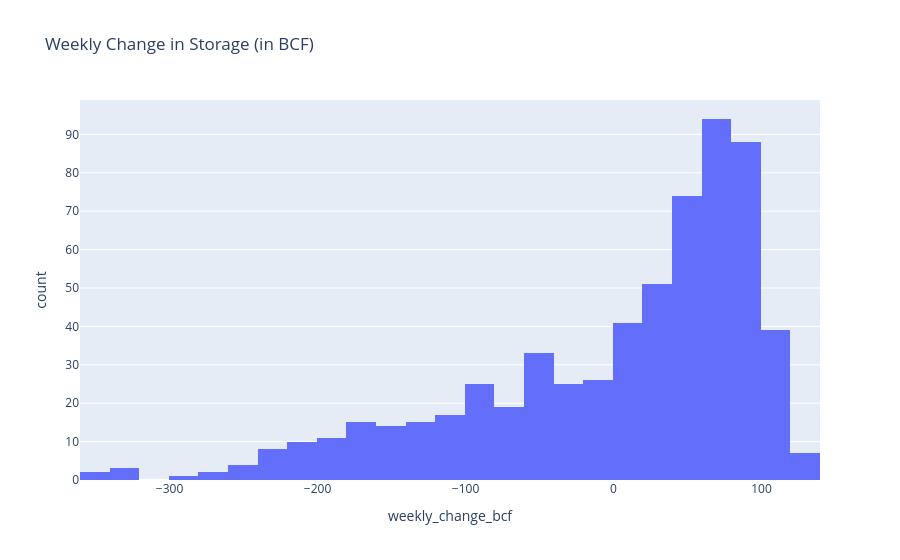

The cell this chart's notebook holds for it:
### Code cell
# weekly injection distribution

fig4=px.histogram(storage, x='weekly_change_bcf', title='Weekly Change in Storage (in BCF)')

fig4.show()

storage["weekly_change_bcf"].describe()


#heavily left skewed, with most weeks showing injections of 60-80 BCF with a few weeks of larger drawdowns

### Figure 1 — Plotly figure (JSON) as saved in the notebook; plotly's stock layout.template omitted (floating-point values rounded to 4 significant figures; data arrays with more than 128 entries replaced by an {"elided": "..."} marker saying what was removed)
{"data": [{"bingroup": "x", "hovertemplate": "weekly_change_bcf=%{x}<br>count=%{y}<extra></extra>", "legendgroup": "", "marker": {"color": "#636efa", "pattern": {"shape": ""}}, "name": "", "orientation": "v", "showlegend": false, "type": "histogram", "x": {"elided": "624 float values"}, "xaxis": "x", "yaxis": "y"}], "layout": {"barmode": "relative", "legend": {"tracegroupgap": 0}, "title": {"text": "Weekly Change in Storage (in BCF)"}, "xaxis": {"anchor": "y", "domain": [0, 1], "title": {"text": "weekly_change_bcf"}}, "yaxis": {"anchor": "x", "domain": [0, 1], "title": {"text": "count"}}}}
